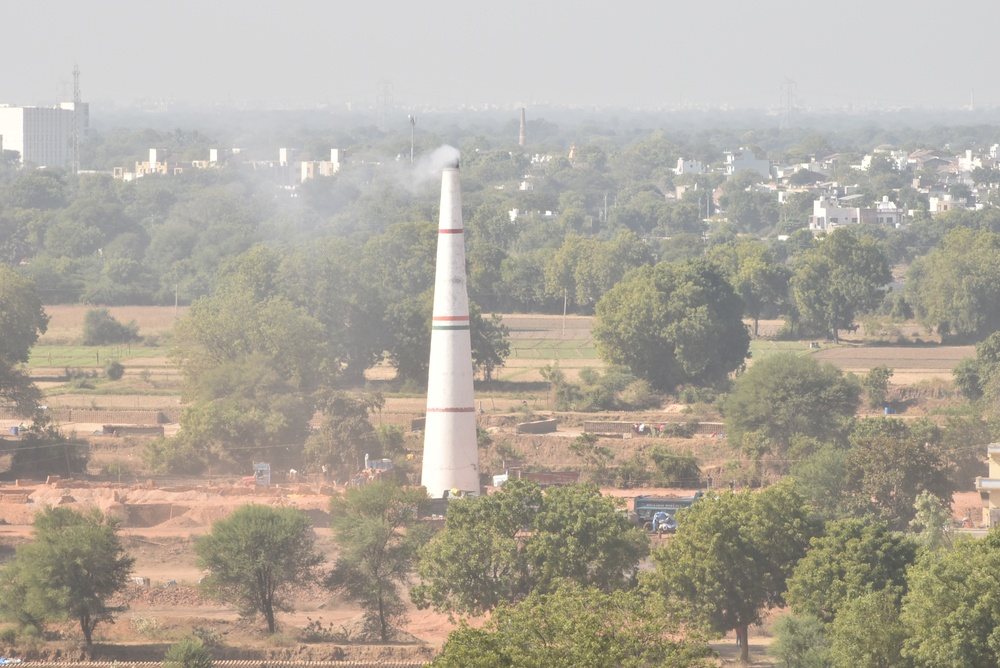
#> input picture Data and Testing/Real Images/Dataset/DSC_3074.JPG, 1000 x 668 px, shrunk from 2992 x 2000 before the run, found by its file name; the run also reads 1 picture not shown here
$ jupyter execute --allow-errors '1) RTVD_IP_ColAttPrior.ipynb'   (shell and % lines are left out)
#> lines starting #> are read from the running program, lines starting #| are printed output that depends on the picture; pictures that were not available may be replaced by others from this repository, and a replacement may not be noted
#> further down, I is the input picture: shape (668, 1000, 3); mean B, G, R 156, 168, 174.7
#> in calDepthMap, `hsvI = cv2.cvtColor(I, cv2.COLOR_BGR2HSV)`: hsvI: shape (668, 1000, 3); mean H, S, V 41.1, 31, 175.7
# Single Image Processing using Color Attuniation Prior
Github Link: https://github.com/jevonswang/Color-Attenuation-Prior-Dehazing

## Main and Defined Functions:

[cell 1]
# Importing Libraries:
import sys,os
import cv2
import numpy as np
import scipy
import scipy.ndimage
import matplotlib.pyplot as plt
import time
# !pip install imutils
import imutils
from imutils.video import VideoStream
# from google.colab.patches import cv2_imshow
# !mkdir output

class GuidedFilter:

    def __init__(self, I, radius=5, epsilon=0.4):

        self._radius = 2 * radius + 1
        self._epsilon = epsilon
        self._I = self._toFloatImg(I)
        self._initFilter()

    def _toFloatImg(self, img):
        if img.dtype == np.float32:
            return img
        return ( 1.0 / 255.0 ) * np.float32(img)

    def _initFilter(self):
        I = self._I
        r = self._radius
        eps = self._epsilon
        Ir, Ig, Ib = I[:, :, 0], I[:, :, 1], I[:, :, 2]

        self._Ir_mean = cv2.blur(Ir, (r, r))
        self._Ig_mean = cv2.blur(Ig, (r, r))
        self._Ib_mean = cv2.blur(Ib, (r, r))

        Irr_var = cv2.blur(Ir ** 2, (r, r)) - self._Ir_mean ** 2 + eps
        Irg_var = cv2.blur(Ir * Ig, (r, r)) - self._Ir_mean * self._Ig_mean
        Irb_var = cv2.blur(Ir * Ib, (r, r)) - self._Ir_mean * self._Ib_mean
        Igg_var = cv2.blur(Ig * Ig, (r, r)) - self._Ig_mean * self._Ig_mean + eps
        Igb_var = cv2.blur(Ig * Ib, (r, r)) - self._Ig_mean * self._Ib_mean
        Ibb_var = cv2.blur(Ib * Ib, (r, r)) - self._Ib_mean * self._Ib_mean + eps

        self._Ir_mean = cv2.blur(Ir, (r, r))
        self._Ig_mean = cv2.blur(Ig, (r, r))
        self._Ib_mean = cv2.blur(Ib, (r, r))

        Irr_var = cv2.blur(Ir ** 2, (r, r)) - self._Ir_mean ** 2 + eps
        Irg_var = cv2.blur(Ir * Ig, (r, r)) - self._Ir_mean * self._Ig_mean
        Irb_var = cv2.blur(Ir * Ib, (r, r)) - self._Ir_mean * self._Ib_mean
        Igg_var = cv2.blur(Ig * Ig, (r, r)) - self._Ig_mean * self._Ig_mean + eps
        Igb_var = cv2.blur(Ig * Ib, (r, r)) - self._Ig_mean * self._Ib_mean
        Ibb_var = cv2.blur(Ib * Ib, (r, r)) - self._Ib_mean * self._Ib_mean + eps

        Irr_inv = Igg_var * Ibb_var - Igb_var * Igb_var
        Irg_inv = Igb_var * Irb_var - Irg_var * Ibb_var
        Irb_inv = Irg_var * Igb_var - Igg_var * Irb_var
        Igg_inv = Irr_var * Ibb_var - Irb_var * Irb_var
        Igb_inv = Irb_var * Irg_var - Irr_var * Igb_var
        Ibb_inv = Irr_var * Igg_var - Irg_var * Irg_var

        I_cov = Irr_inv * Irr_var + Irg_inv * Irg_var + Irb_inv * Irb_var
        Irr_inv /= I_cov
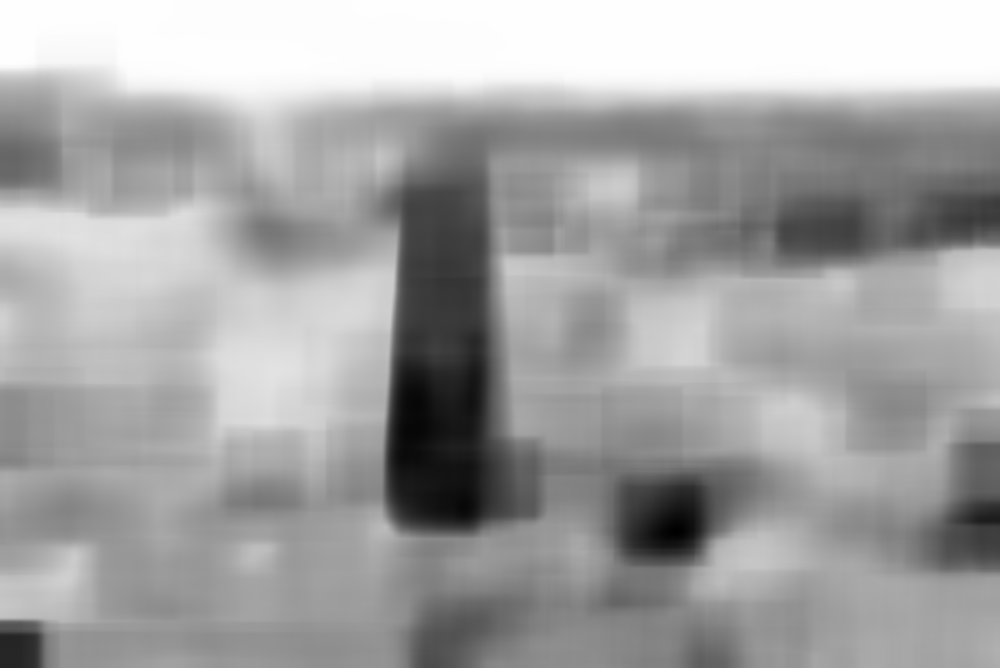
#> Irr_inv: shape (668, 1000) float32; min 56.99, max 99.98, mean 84.6; drawn with min black and max white
        Irg_inv /= I_cov
        Irb_inv /= I_cov
        Igg_inv /= I_cov
        Igb_inv /= I_cov
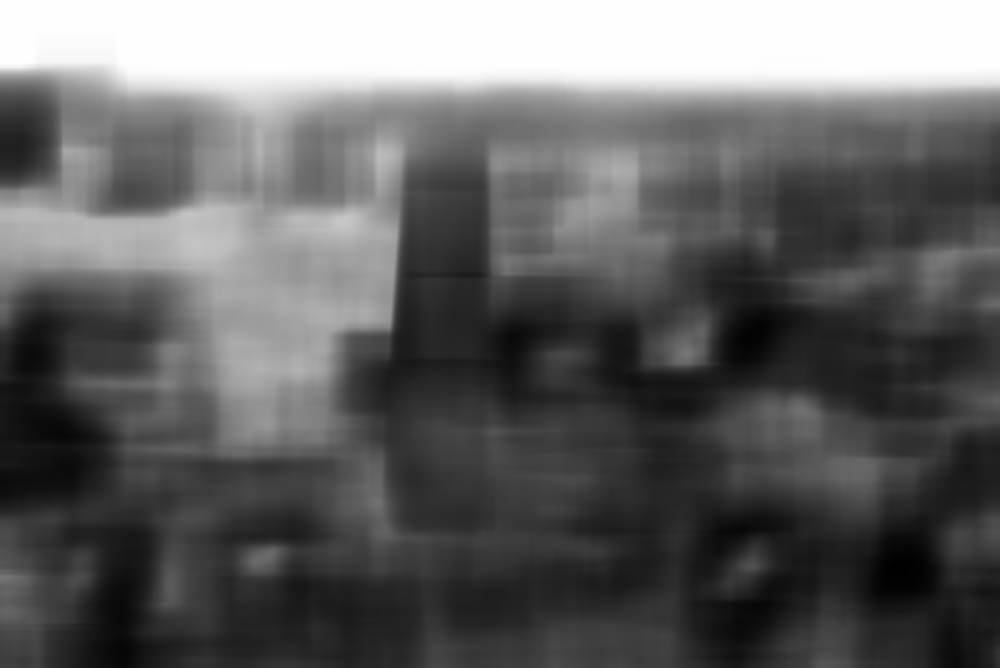
#> Igb_inv: shape (668, 1000) float32; min -33.82, max -0.00953, mean -20.66; drawn with min black and max white
        Ibb_inv /= I_cov
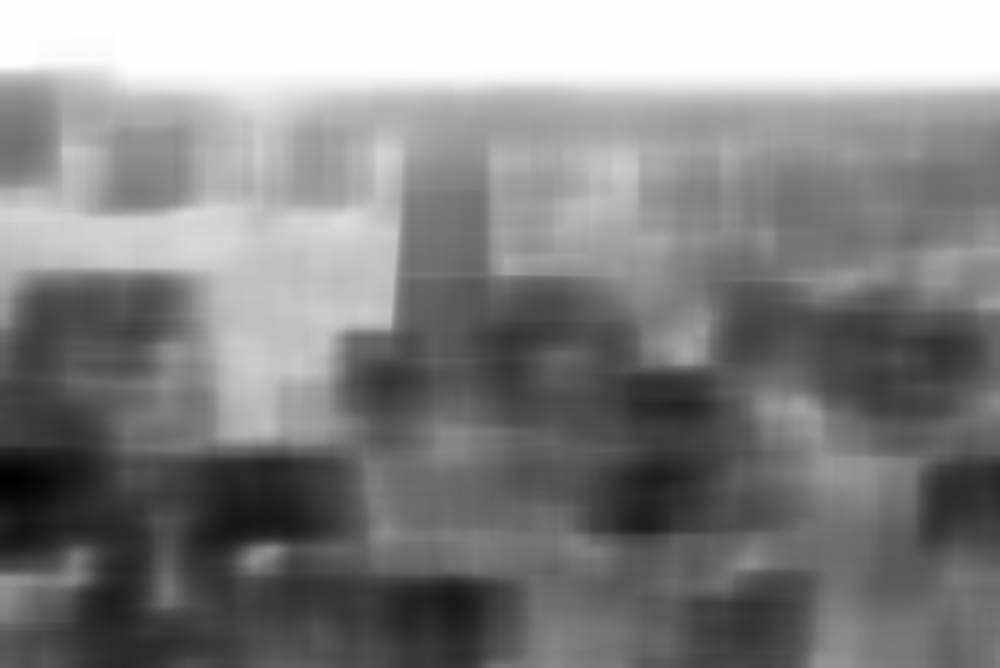
#> Ibb_inv: shape (668, 1000) float32; min 44.31, max 99.98, mean 73.3; drawn with min black and max white

        self._Irr_inv = Irr_inv
        self._Irg_inv = Irg_inv
        self._Irb_inv = Irb_inv
        self._Igg_inv = Igg_inv
        self._Igb_inv = Igb_inv
        self._Ibb_inv = Ibb_inv

    def _computeCoefficients(self, p):
        r = self._radius
        I = self._I
        Ir, Ig, Ib = I[:, :, 0], I[:, :, 1], I[:, :, 2]

        p_mean = cv2.blur(p, (r, r))
        Ipr_mean = cv2.blur(Ir * p, (r, r))
        Ipg_mean = cv2.blur(Ig * p, (r, r))
        Ipb_mean = cv2.blur(Ib * p, (r, r))
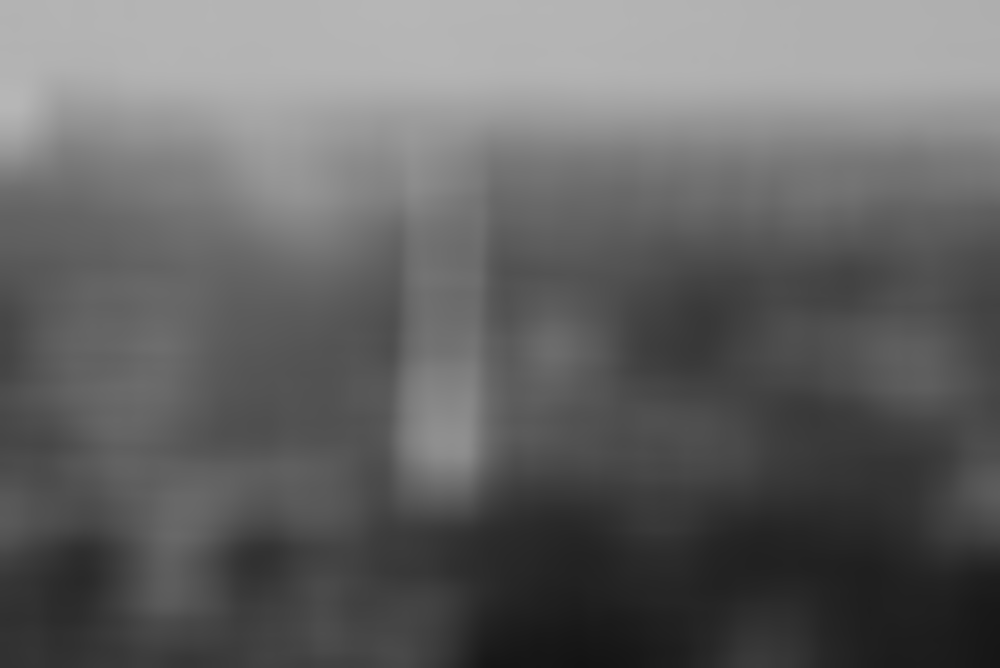
#> Ipb_mean: shape (668, 1000) float64; min 0.076, max 0.717, mean 0.392

        Ipr_cov = Ipr_mean - self._Ir_mean * p_mean
        Ipg_cov = Ipg_mean - self._Ig_mean * p_mean
        Ipb_cov = Ipb_mean - self._Ib_mean * p_mean

        ar = self._Irr_inv * Ipr_cov + self._Irg_inv * Ipg_cov + self._Irb_inv * Ipb_cov
        ag = self._Irg_inv * Ipr_cov + self._Igg_inv * Ipg_cov + self._Igb_inv * Ipb_cov
        ab = self._Irb_inv * Ipr_cov + self._Igb_inv * Ipg_cov + self._Ibb_inv * Ipb_cov

        b = p_mean - ar * self._Ir_mean - ag * self._Ig_mean - ab * self._Ib_mean

        ar_mean = cv2.blur(ar, (r, r))
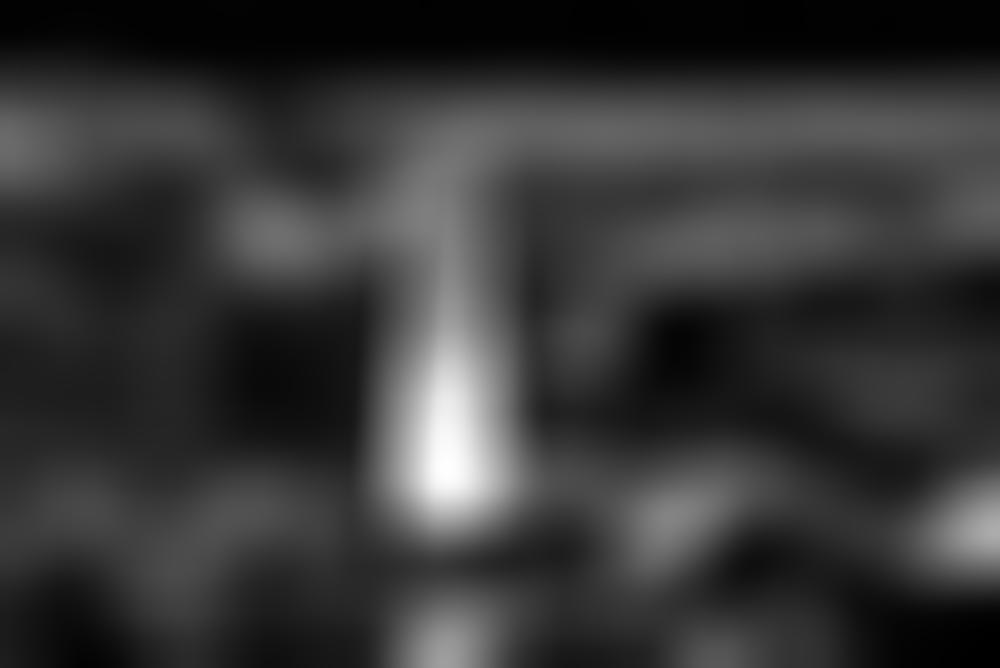
#> ar_mean: shape (668, 1000) float64; min -0.00289, max 0.385, mean 0.0803; drawn with min black and max white
        ag_mean = cv2.blur(ag, (r, r))
        ab_mean = cv2.blur(ab, (r, r))
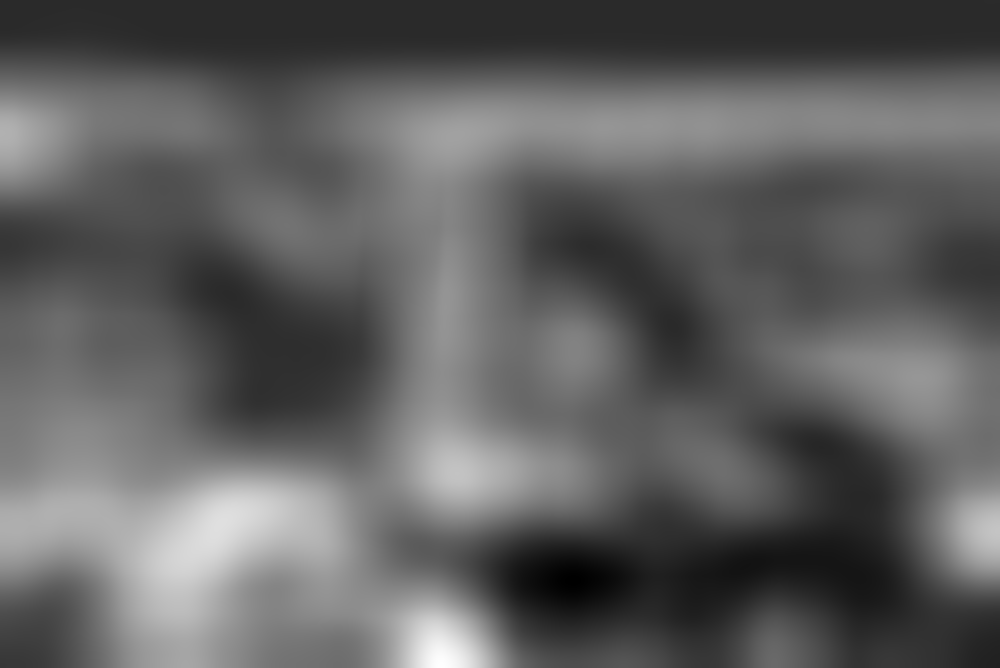
#> ab_mean: shape (668, 1000) float64; min -0.0539, max 0.272, mean 0.0689; drawn with min black and max white
        b_mean = cv2.blur(b, (r, r))
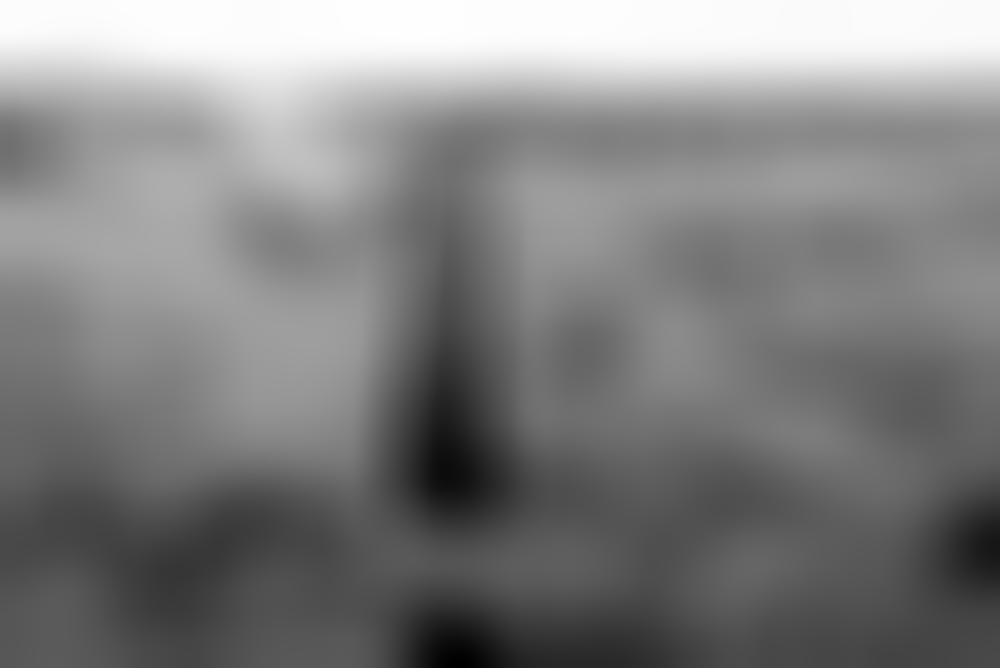
#> b_mean: shape (668, 1000) float64; min -0.0252, max 0.839, mean 0.414; drawn with min black and max white

        return ar_mean, ag_mean, ab_mean, b_mean

    def _computeOutput(self, ab, I):
        ar_mean, ag_mean, ab_mean, b_mean = ab
        Ir, Ig, Ib = I[:, :, 0], I[:, :, 1], I[:, :, 2]
        q = ar_mean * Ir + ag_mean * Ig + ab_mean * Ib + b_mean
        return q

    def filter(self, p):
        p_32F = self._toFloatImg(p)
        ab = self._computeCoefficients(p)
        return self._computeOutput(ab, self._I)

# Calculated Depth Map:
def calDepthMap(I, r):
    #Calculate the depth map
    hsvI = cv2.cvtColor(I, cv2.COLOR_BGR2HSV)
    s = hsvI[:,:,1] / 255
    v = hsvI[:,:,2] / 255
    #cv2.imshow("hsvI",hsvI)
    #cv2.waitKey()

    sigma = 0.04       # Smaller value of sigma gives more clearer image (tried 0.02) (0.04 Good)
    sigmaMat = np.random.normal(0, sigma, (I.shape[0], I.shape[1]))

    output =  0.121779 + 0.959710 * v - 0.780245 * s + sigmaMat  # Increasign the value of 1st variable (theta_0) increases image quality (tried 0.2) (0.12 Good)
    outputPixel = output
    output = scipy.ndimage.filters.minimum_filter(output,(r,r))
    outputRegion = output
    # cv2.imwrite("/content/output/vsFeature.jpg", outputRegion*255 )
    #cv2.imshow("outputRegion",outputRegion)
    #cv2.waitKey()
    return outputRegion, outputPixel

# Estimated Atmospheric Light:
def estA(img, Jdark):
    #Estimate the value of atmospheric ambient light A

    h,w,c = img.shape
#> h = 668; w = 1000; c = 3
    if img.dtype == np.uint8:
        img = np.float32(img) / 255

    # Compute number for 0.1% brightest pixels
    n_bright = int(np.ceil(0.001*h*w))
#> n_bright = 668
    #  Loc contains the location of the sorted pixels
    reshaped_Jdark = Jdark.reshape(1,-1)
    Y = np.sort(reshaped_Jdark)
    Loc = np.argsort(reshaped_Jdark)

    # column-stacked version of I
    Ics = img.reshape(1, h*w, 3)
    ix = img.copy()
    dx = Jdark.reshape(1,-1)

    # init a matrix to store candidate airlight pixels
    Acand = np.zeros((1, n_bright, 3), dtype=np.float32)
    # init matrix to store largest norm arilight
    Amag = np.zeros((1, n_bright, 1), dtype=np.float32)
#> Amag = 668 values from 0 to 0

    # Compute magnitudes of RGB vectors of A
    for i in range(n_bright):
        x = Loc[0,h*w-1-i]
        # print(x,x/w,x%w)
        ix[int(x/w), x%w, 0] = 0
        ix[int(x/w), x%w, 1] = 0
        ix[int(x/w), x%w, 2] = 1

        Acand[0, i, :] = Ics[0, Loc[0, h*w-1-i], :]
        Amag[0, i] = np.linalg.norm(Acand[0,i,:])
#> this loop made 668 passes
#> x on passes 1 to 3: 271443, 272443, 272444
#> after the loop, Acand = 668 rows, first 8: [0.984, 1, 0.996], [0.992, 1, 0.996], [0.984, 1, 0.996], [0.976, 1, 0.996], [0.961, 0.988, 1], [0.961, 0.988, 1], [0.961, 0.988, 1], [0.965, 0.992, 1]; Amag = 668 values, max 1.73 at index 54, min 1.68 at index 375, mean 1.72

    # Sort A magnitudes
    reshaped_Amag = Amag.reshape(1,-1)
    Y2 = np.sort(reshaped_Amag)
    Loc2 = np.argsort(reshaped_Amag)
    # A now stores the best estimate of the airlight
    if len(Y2) > 20:
        A = Acand[0, Loc2[0, n_bright-19:n_bright],:]
    else:
        A = Acand[0, Loc2[0,n_bright-len(Y2):n_bright],:]
#> A = [[0.992, 1, 1]]

    # [6 lines of commented-out code are left out]
    return A
def notFinal(I):
   save.write(np.uint8(J*255))

def final(I):
    # Other Variables for Image Processing:
    r = 10 #The size of the box when the minimum value is filtered
    beta = 0.2 #scattering coefficient
    gimfiltR = 40 #The size of the radius when guiding the filter
    eps = 10**-2 #The value of epsilon when guiding the filter (Increasing the value highlights more shadows in the image)

    dR,dP = calDepthMap(I, r)
    guided_filter = GuidedFilter(I, gimfiltR, eps)
    refineDR = guided_filter.filter(dR)
    tR = np.exp(-beta * refineDR)
#     cv2.imwrite(r"E:\College Education\DA-IICT\Study\Sem 3\Pratik - Projects\Video Dehazing\Input Images & Videos\Input Images\Online Images\Output for Report\ODM.png", dR*255)
#     cv2.imwrite(r"E:\College Education\DA-IICT\Study\Sem 3\Pratik - Projects\Video Dehazing\Input Images & Videos\Input Images\Online Images\Output for Report\RDM.png", refineDR*255)
#     cv2.imwrite(r"E:\College Education\DA-IICT\Study\Sem 3\Pratik - Projects\Video Dehazing\Input Images & Videos\Input Images\Online Images\Output for Report\TM1.png", tR*255)
    a = estA(I, dR)
#> a = [[0.992, 1, 1]]

    if I.dtype == np.uint8:
        I = np.float32(I) / 255

    h,w,c = I.shape
#> h = 668; w = 1000; c = 3
    J = np.zeros((h, w, c), dtype=np.float32)

    J[:,:,0] = I[:,:,0] - a[0,0]
    J[:,:,1] = I[:,:,1] - a[0,1]
    J[:,:,2] = I[:,:,2] - a[0,2]

    t = tR
    t0, t1 = 0.05, 1
    t = t.clip(t0, t1)

    J[:, :, 0] = (J[:, :, 0]  / t) + a[0, 0]
    J[:, :, 1] = (J[:, :, 1]  / t) + a[0, 1]
    J[:, :, 2] = (J[:, :, 2]  / t) + a[0, 2]
    # print(J.shape)
    frameR = np.uint8(J*255)
#     save.write(frameR)
    return frameR

## Single Image Dehazing Code:

[cell 2]
if __name__ == "__main__":
    inputImagePath = r"E:\College Education\DA-IICT\Study\Sem 3\Pratik - Projects\Video Dehazing\Input Images & Videos\Input Images\From Sir\dataset\DSC_3074.jpg" #Enter image path
    I = cv2.imread(inputImagePath)
    FI = final(I)
#     cv2.imshow('b',I)
    cv2.imshow('a',FI)
#     Saving the Image:
#     cv2.imwrite(r"E:\College Education\DA-IICT\Study\Sem 3\Pratik - Projects\Video Dehazing\Input Images & Videos\Input Images\Online Images\Output1_1.png", FI)

    # exit at closing of window
    cv2.waitKey(0) & 0xFF == ord('q')
    cv2.destroyAllWindows()

## Video Dehazing Code:

[cell 3]
if __name__ == "__main__":
    # Video Input:
    inputVideoPath = r"E:\College Education\DA-IICT\Study\Sem 3\Pratik - Projects\Video Dehazing\Input Images & Videos\Input Videos\Vdo_3.mp4"
    vidObj = cv2.VideoCapture(inputVideoPath)

    # Loop for frames:
    fourcc = cv2.VideoWriter_fourcc(*'MP4V')
    frame_width = vidObj.get(cv2.CAP_PROP_FRAME_WIDTH)
    frame_height = vidObj.get(cv2.CAP_PROP_FRAME_HEIGHT)
    fps = vidObj.get(cv2.CAP_PROP_FPS)
    frame_nos = vidObj.get(cv2.CAP_PROP_FRAME_COUNT)
    save = cv2.VideoWriter(r'E:\College Education\DA-IICT\Study\Sem 3\Pratik - Projects\Video Dehazing\Input Images & Videos\Input Videos\output.mp4',fourcc, fps, (int(frame_width), int(frame_height)))

    FI = None
    for frame_idx in range(int(frame_nos+1)):
        ret, I = vidObj.read()

# [7 lines of commented-out code are left out]
        if frame_idx and ret:
            FI = final(I)
            save.write(FI)

        # Breaking Loop:
        if cv2.waitKey(1) & 0xFF == ord('q'):
            break
#> this loop made 1 pass; (key q is pressed on pass 1)

    vidObj.release()
    save.release()
    cv2.destroyAllWindows()

print('Execution Completed')

## Real-Time Dehazing Code:

[cell 4]
if __name__ == "__main__":
#     vidObj_cv = cv2.VideoCapture(0)
    vidObj_vs = VideoStream(0).start()

    time.sleep(1.0)
    start_time = time.time()

    # Defining FPS:
    FPS_Start_Time = 0
    FPS = 0

    while True:
#         ret, I_cv = vidObj_cv.read()
        I_vs = vidObj_vs.read()

        # FPS:
        FPS_End_Time = time.time()
        FPS = 1/(FPS_End_Time - FPS_Start_Time)
        FPS_Start_Time = FPS_End_Time
        FPS_Text = "FPS: {:.2f}".format(FPS)
        cv2.putText(I_vs, FPS_Text, (5,20), cv2.FONT_HERSHEY_COMPLEX, 0.7, (0,0,0), 1)

#         cv2.imshow('Input Sequence',I_cv)
        cv2.imshow('Input Sequence',I_vs)

        FI_vs = final(I_vs)
#> the loop in estA (call 2), `for i in range(n_bright):` made 1018 passes
#> x on passes 1 to 3: 166950, 157523, 157525
#> after the loop in estA (call 2), `for i in range(n_bright):`: Acand = 1018 rows, first 8: [1, 1, 1], [1, 1, 1], [1, 1, 1], [1, 1, 1], [1, 1, 1], [1, 1, 1], [1, 1, 1], [1, 1, 1]; Amag = 1018 values, max 1.73 at index 0, min 1.7 at index 115, mean 1.73

#         cv2.imshow('Output Sequence',FI_cv)
        cv2.imshow('Output Sequence',FI_vs)

        # Breaking Loop:
        if cv2.waitKey(1) & 0xFF == ord('q'):
#> (key q is pressed here)
